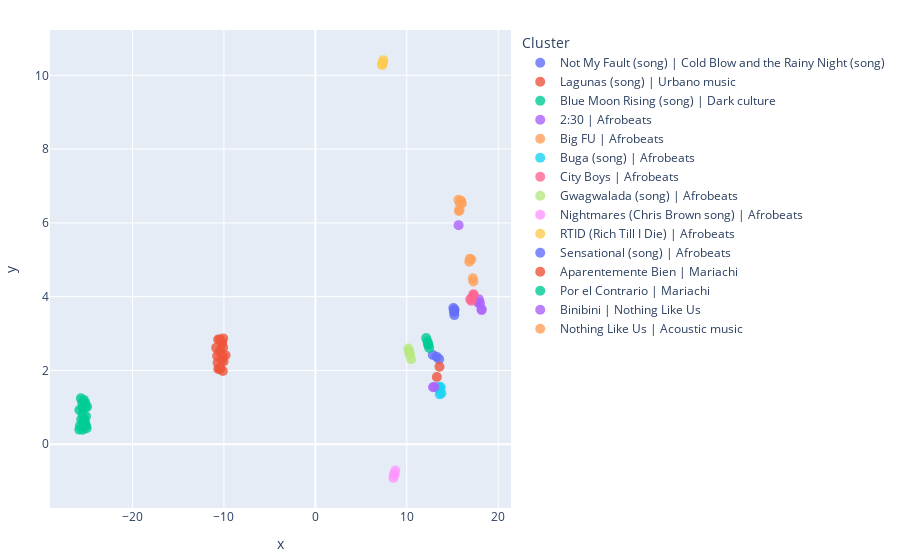

Notebook code cell kept with this figure:
### Code cell
querif.analyze.plot_clusters(querif.analyze.semantic_cluster_dbpedia(results))

### Figure 1 — Plotly figure (JSON) as saved in the notebook; plotly's stock layout.template omitted (floating-point values rounded to 4 significant figures)
{"data": [{"customdata": [["Songname: Cold Blow and the Rainy Night (song)<br>Genrelabel: English folk music", "Not My Fault (song) | Cold Blow and the Rainy Night (song)"], ["Songname: Not My Fault (song)<br>Genrelabel: Disco-pop", "Not My Fault (song) | Cold Blow and the Rainy Night (song)"], ["Songname: Not My Fault (song)<br>Genrelabel: Styles of pop music", "Not My Fault (song) | Cold Blow and the Rainy Night (song)"]], "hovertemplate": "%{customdata[0]}<extra></extra>", "legendgroup": "Not My Fault (song) | Cold Blow and the Rainy Night (song)", "marker": {"color": "#636efa", "opacity": 0.8, "size": 10, "symbol": "circle"}, "mode": "markers", "name": "Not My Fault (song) | Cold Blow and the Rainy Night (song)", "orientation": "v", "showlegend": true, "type": "scatter", "x": [12.85, 13.53, 13.26], "xaxis": "x", "y": [2.419, 2.306, 2.371], "yaxis": "y"}, {"customdata": [["Songname: Lagunas (song)<br>Genrelabel: Urbano music", "Lagunas (song) | Urbano music"], ["Songname: Lagunas (song)", "Lagunas (song) | Urbano music"]], "hovertemplate": "%{customdata[0]}<extra></extra>", "legendgroup": "Lagunas (song) | Urbano music", "marker": {"color": "#EF553B", "opacity": 0.8, "size": 10, "symbol": "circle"}, "mode": "markers", "name": "Lagunas (song) | Urbano music", "orientation": "v", "showlegend": true, "type": "scatter", "x": [13.29, 13.57], "xaxis": "x", "y": [1.822, 2.1], "yaxis": "y"}, {"customdata": [["Songname: Blue Moon Rising (song)<br>Genrelabel: Dark culture", "Blue Moon Rising (song) | Dark culture"], ["Songname: Blue Moon Rising (song)", "Blue Moon Rising (song) | Dark culture"], ["Songname: Blue Moon Rising (song)", "Blue Moon Rising (song) | Dark culture"], ["Songname: Blue Moon Rising (song)", "Blue Moon Rising (song) | Dark culture"], ["Songname: Blue Moon Rising (song)", "Blue Moon Rising (song) | Dark culture"]], "hovertemplate": "%{customdata[0]}<extra></extra>", "legendgroup": "Blue Moon Rising (song) | Dark culture", "marker": {"color": "#00cc96", "opacity": 0.8, "size": 10, "symbol": "circle"}, "mode": "markers", "name": "Blue Moon Rising (song) | Dark culture", "orientation": "v", "showlegend": true, "type": "scatter", "x": [12.45, 12.12, 12.35, 12.33, 12.25], "xaxis": "x", "y": [2.607, 2.881, 2.698, 2.714, 2.792], "yaxis": "y"}, {"customdata": [["Songname: 2:30<br>Genrelabel: Afrobeats", "2:30 | Afrobeats"], ["Songname: 2:30", "2:30 | Afrobeats"], ["Songname: 2:30<br>Genrelabel: Afrobeats", "2:30 | Afrobeats"], ["Songname: 2:30", "2:30 | Afrobeats"], ["Songname: 2:30", "2:30 | Afrobeats"]], "hovertemplate": "%{customdata[0]}<extra></extra>", "legendgroup": "2:30 | Afrobeats", "marker": {"color": "#ab63fa", "opacity": 0.8, "size": 10, "symbol": "circle"}, "mode": "markers", "name": "2:30 | Afrobeats", "orientation": "v", "showlegend": true, "type": "scatter", "x": [17.88, 18.17, 17.81, 18.0, 18.19], "xaxis": "x", "y": [3.932, 3.664, 3.839, 3.825, 3.636], "yaxis": "y"}, {"customdata": [["Songname: Big FU<br>Genrelabel: Afrobeats", "Big FU | Afrobeats"], ["Songname: Big FU", "Big FU | Afrobeats"], ["Songname: Big FU<br>Genrelabel: Afrobeats", "Big FU | Afrobeats"], ["Songname: Big FU", "Big FU | Afrobeats"], ["Songname: Big FU", "Big FU | Afrobeats"]], "hovertemplate": "%{customdata[0]}<extra></extra>", "legendgroup": "Big FU | Afrobeats", "marker": {"color": "#FFA15A", "opacity": 0.8, "size": 10, "symbol": "circle"}, "mode": "markers", "name": "Big FU | Afrobeats", "orientation": "v", "showlegend": true, "type": "scatter", "x": [17.27, 16.83, 17.22, 16.89, 17.06], "xaxis": "x", "y": [4.414, 4.948, 4.501, 5.026, 5.008], "yaxis": "y"}, {"customdata": [["Songname: Buga (song)<br>Genrelabel: Afrobeats", "Buga (song) | Afrobeats"], ["Songname: Buga (song)", "Buga (song) | Afrobeats"], ["Songname: Buga (song)<br>Genrelabel: Afrobeats", "Buga (song) | Afrobeats"], ["Songname: Buga (song)", "Buga (song) | Afrobeats"], ["Songname: Buga (song)", "Buga (song) | Afrobeats"]], "hovertemplate": "%{customdata[0]}<extra></extra>", "legendgroup": "Buga (song) | Afrobeats", "marker": {"color": "#19d3f3", "opacity": 0.8, "size": 10, "symbol": "circle"}, "mode": "markers", "name": "Buga (song) | Afrobeats", "orientation": "v", "showlegend": true, "type": "scatter", "x": [13.57, 13.48, 13.72, 13.78, 13.6], "xaxis": "x", "y": [1.557, 1.507, 1.543, 1.383, 1.352], "yaxis": "y"}, {"customdata": [["Songname: City Boys<br>Genrelabel: Afrobeats", "City Boys | Afrobeats"], ["Songname: City Boys", "City Boys | Afrobeats"], ["Songname: City Boys<br>Genrelabel: Afrobeats", "City Boys | Afrobeats"], ["Songname: City Boys", "City Boys | Afrobeats"], ["Songname: City Boys", "City Boys | Afrobeats"]], "hovertemplate": "%{customdata[0]}<extra></extra>", "legendgroup": "City Boys | Afrobeats", "marker": {"color": "#FF6692", "opacity": 0.8, "size": 10, "symbol": "circle"}, "mode": "markers", "name": "City Boys | Afrobeats", "orientation": "v", "showlegend": true, "type": "scatter", "x": [17.28, 17.06, 17.29, 16.93, 17.13], "xaxis": "x", "y": [4.048, 3.887, 4.067, 3.928, 3.971], "yaxis": "y"}, {"customdata": [["Songname: Gwagwalada (song)<br>Genrelabel: Afrobeats", "Gwagwalada (song) | Afrobeats"], ["Songname: Gwagwalada (song)", "Gwagwalada (song) | Afrobeats"], ["Songname: Gwagwalada (song)<br>Genrelabel: Afrobeats", "Gwagwalada (song) | Afrobeats"], ["Songname: Gwagwalada (song)", "Gwagwalada (song) | Afrobeats"], ["Songname: Gwagwalada (song)", "Gwagwalada (song) | Afrobeats"]], "hovertemplate": "%{customdata[0]}<extra></extra>", "legendgroup": "Gwagwalada (song) | Afrobeats", "marker": {"color": "#B6E880", "opacity": 0.8, "size": 10, "symbol": "circle"}, "mode": "markers", "name": "Gwagwalada (song) | Afrobeats", "orientation": "v", "showlegend": true, "type": "scatter", "x": [10.24, 10.29, 10.48, 10.16, 10.32], "xaxis": "x", "y": [2.531, 2.467, 2.303, 2.594, 2.428], "yaxis": "y"}, {"customdata": [["Songname: Nightmares (Chris Brown song)<br>Genrelabel: Afrobeats", "Nightmares (Chris Brown song) | Afrobeats"], ["Songname: Nightmares (Chris Brown song)", "Nightmares (Chris Brown song) | Afrobeats"], ["Songname: Nightmares (Chris Brown song)<br>Genrelabel: Afrobeats", "Nightmares (Chris Brown song) | Afrobeats"], ["Songname: Nightmares (Chris Brown song)", "Nightmares (Chris Brown song) | Afrobeats"], ["Songname: Nightmares (Chris Brown song)", "Nightmares (Chris Brown song) | Afrobeats"]], "hovertemplate": "%{customdata[0]}<extra></extra>", "legendgroup": "Nightmares (Chris Brown song) | Afrobeats", "marker": {"color": "#FF97FF", "opacity": 0.8, "size": 10, "symbol": "circle"}, "mode": "markers", "name": "Nightmares (Chris Brown song) | Afrobeats", "orientation": "v", "showlegend": true, "type": "scatter", "x": [8.632, 8.537, 8.738, 8.608, 8.637], "xaxis": "x", "y": [-0.817, -0.9116, -0.7128, -0.8399, -0.8114], "yaxis": "y"}, {"customdata": [["Songname: RTID (Rich Till I Die)<br>Genrelabel: Afrobeats", "RTID (Rich Till I Die) | Afrobeats"], ["Songname: RTID (Rich Till I Die)", "RTID (Rich Till I Die) | Afrobeats"], ["Songname: RTID (Rich Till I Die)<br>Genrelabel: Afrobeats", "RTID (Rich Till I Die) | Afrobeats"], ["Songname: RTID (Rich Till I Die)", "RTID (Rich Till I Die) | Afrobeats"], ["Songname: RTID (Rich Till I Die)", "RTID (Rich Till I Die) | Afrobeats"]], "hovertemplate": "%{customdata[0]}<extra></extra>", "legendgroup": "RTID (Rich Till I Die) | Afrobeats", "marker": {"color": "#FECB52", "opacity": 0.8, "size": 10, "symbol": "circle"}, "mode": "markers", "name": "RTID (Rich Till I Die) | Afrobeats", "orientation": "v", "showlegend": true, "type": "scatter", "x": [7.305, 7.357, 7.318, 7.378, 7.433], "xaxis": "x", "y": [10.28, 10.34, 10.3, 10.36, 10.41], "yaxis": "y"}, {"customdata": [["Songname: Sensational (song)<br>Genrelabel: Afrobeats", "Sensational (song) | Afrobeats"], ["Songname: Sensational (song)", "Sensational (song) | Afrobeats"], ["Songname: Sensational (song)<br>Genrelabel: Afrobeats", "Sensational (song) | Afrobeats"], ["Songname: Sensational (song)", "Sensational (song) | Afrobeats"], ["Songname: Sensational (song)", "Sensational (song) | Afrobeats"]], "hovertemplate": "%{customdata[0]}<extra></extra>", "legendgroup": "Sensational (song) | Afrobeats", "marker": {"color": "#636efa", "opacity": 0.8, "size": 10, "symbol": "circle"}, "mode": "markers", "name": "Sensational (song) | Afrobeats", "orientation": "v", "showlegend": true, "type": "scatter", "x": [15.09, 15.2, 15.22, 15.15, 15.19], "xaxis": "x", "y": [3.695, 3.501, 3.649, 3.584, 3.611], "yaxis": "y"}, {"customdata": [["Songname: Aparentemente Bien<br>Genrelabel: Mariachi", "Aparentemente Bien | Mariachi"], ["Songname: Aparentemente Bien", "Aparentemente Bien | Mariachi"], ["Songname: Aparentemente Bien", "Aparentemente Bien | Mariachi"], ["Songname: Aparentemente Bien", "Aparentemente Bien | Mariachi"], ["Songname: Aparentemente Bien", "Aparentemente Bien | Mariachi"], ["Songname: Aparentemente Bien", "Aparentemente Bien | Mariachi"], ["Songname: Aparentemente Bien", "Aparentemente Bien | Mariachi"], ["Songname: Aparentemente Bien", "Aparentemente Bien | Mariachi"], ["Songname: Aparentemente Bien<br>Genrelabel: Mariachi", "Aparentemente Bien | Mariachi"], ["Songname: Aparentemente Bien", "Aparentemente Bien | Mariachi"], ["Songname: Aparentemente Bien", "Aparentemente Bien | Mariachi"], ["Songname: Aparentemente Bien", "Aparentemente Bien | Mariachi"], ["Songname: Aparentemente Bien", "Aparentemente Bien | Mariachi"], ["Songname: Aparentemente Bien", "Aparentemente Bien | Mariachi"], ["Songname: Aparentemente Bien", "Aparentemente Bien | Mariachi"], ["Songname: Aparentemente Bien", "Aparentemente Bien | Mariachi"], ["Songname: Aparentemente Bien", "Aparentemente Bien | Mariachi"], ["Songname: Aparentemente Bien", "Aparentemente Bien | Mariachi"], ["Songname: Aparentemente Bien", "Aparentemente Bien | Mariachi"], ["Songname: Aparentemente Bien", "Aparentemente Bien | Mariachi"]], "hovertemplate": "%{customdata[0]}<extra></extra>", "legendgroup": "Aparentemente Bien | Mariachi", "marker": {"color": "#EF553B", "opacity": 0.8, "size": 10, "symbol": "circle"}, "mode": "markers", "name": "Aparentemente Bien | Mariachi", "orientation": "v", "showlegend": true, "type": "scatter", "x": [-10.04, -10.26, -10.19, -10.12, -10.4, -10.75, -10.12, -10.49, -10.2, -10.08, -10.63, -10.45, -10.08, -10.22, -10.45, -10.62, -10.69, -10.42, -10.85, -9.826], "xaxis": "x", "y": [2.243, 2.269, 2.385, 2.369, 2.54, 2.394, 1.986, 2.511, 2.732, 2.869, 2.837, 2.83, 2.621, 2.78, 2.042, 2.041, 2.21, 2.068, 2.612, 2.414], "yaxis": "y"}, {"customdata": [["Songname: Por el Contrario<br>Genrelabel: Mariachi", "Por el Contrario | Mariachi"], ["Songname: Por el Contrario", "Por el Contrario | Mariachi"], ["Songname: Por el Contrario", "Por el Contrario | Mariachi"], ["Songname: Por el Contrario", "Por el Contrario | Mariachi"], ["Songname: Por el Contrario", "Por el Contrario | Mariachi"], ["Songname: Por el Contrario", "Por el Contrario | Mariachi"], ["Songname: Por el Contrario", "Por el Contrario | Mariachi"], ["Songname: Por el Contrario", "Por el Contrario | Mariachi"], ["Songname: Por el Contrario<br>Genrelabel: Mariachi", "Por el Contrario | Mariachi"], ["Songname: Por el Contrario", "Por el Contrario | Mariachi"], ["Songname: Por el Contrario", "Por el Contrario | Mariachi"], ["Songname: Por el Contrario", "Por el Contrario | Mariachi"], ["Songname: Por el Contrario", "Por el Contrario | Mariachi"], ["Songname: Por el Contrario", "Por el Contrario | Mariachi"], ["Songname: Por el Contrario", "Por el Contrario | Mariachi"], ["Songname: Por el Contrario", "Por el Contrario | Mariachi"], ["Songname: Por el Contrario", "Por el Contrario | Mariachi"], ["Songname: Por el Contrario", "Por el Contrario | Mariachi"], ["Songname: Por el Contrario", "Por el Contrario | Mariachi"], ["Songname: Por el Contrario", "Por el Contrario | Mariachi"]], "hovertemplate": "%{customdata[0]}<extra></extra>", "legendgroup": "Por el Contrario | Mariachi", "marker": {"color": "#00cc96", "opacity": 0.8, "size": 10, "symbol": "circle"}, "mode": "markers", "name": "Por el Contrario | Mariachi", "orientation": "v", "showlegend": true, "type": "scatter", "x": [-25.15, -25.08, -25.61, -25.32, -25.17, -25.24, -25.81, -25.41, -25.01, -25.46, -25.74, -25.16, -25.45, -25.38, -25.07, -25.45, -25.5, -25.64, -25.82, -24.97], "xaxis": "x", "y": [0.552, 0.7558, 0.6716, 1.202, 0.9946, 0.662, 0.9268, 1.03, 0.4331, 0.975, 0.4971, 1.12, 0.3913, 0.5926, 0.4945, 0.8017, 1.128, 1.244, 0.3959, 1.017], "yaxis": "y"}, {"customdata": [["Songname: Binibini<br>Genrelabel: Music of the Philippines", "Binibini | Nothing Like Us"], ["Songname: Binibini<br>Genrelabel: Musique philippine", "Binibini | Nothing Like Us"], ["Songname: Nothing Like Us<br>Genrelabel: Musique acoustique", "Binibini | Nothing Like Us"]], "hovertemplate": "%{customdata[0]}<extra></extra>", "legendgroup": "Binibini | Nothing Like Us", "marker": {"color": "#ab63fa", "opacity": 0.8, "size": 10, "symbol": "circle"}, "mode": "markers", "name": "Binibini | Nothing Like Us", "orientation": "v", "showlegend": true, "type": "scatter", "x": [13.0, 12.86, 15.66], "xaxis": "x", "y": [1.557, 1.545, 5.94], "yaxis": "y"}, {"customdata": [["Songname: Nothing Like Us<br>Genrelabel: Acoustic music", "Nothing Like Us | Acoustic music"], ["Songname: Nothing Like Us", "Nothing Like Us | Acoustic music"], ["Songname: Nothing Like Us", "Nothing Like Us | Acoustic music"], ["Songname: Nothing Like Us", "Nothing Like Us | Acoustic music"], ["Songname: Nothing Like Us", "Nothing Like Us | Acoustic music"], ["Songname: Nothing Like Us", "Nothing Like Us | Acoustic music"], ["Songname: Nothing Like Us", "Nothing Like Us | Acoustic music"]], "hovertemplate": "%{customdata[0]}<extra></extra>", "legendgroup": "Nothing Like Us | Acoustic music", "marker": {"color": "#FFA15A", "opacity": 0.8, "size": 10, "symbol": "circle"}, "mode": "markers", "name": "Nothing Like Us | Acoustic music", "orientation": "v", "showlegend": true, "type": "scatter", "x": [15.69, 15.77, 16.01, 15.8, 15.94, 15.89, 15.64], "xaxis": "x", "y": [6.326, 6.346, 6.527, 6.526, 6.595, 6.586, 6.63], "yaxis": "y"}], "layout": {"legend": {"title": {"text": "Cluster"}, "tracegroupgap": 0}, "margin": {"b": 10, "l": 10, "r": 10, "t": 30}, "xaxis": {"anchor": "y", "domain": [0, 1], "title": {"text": "x"}}, "yaxis": {"anchor": "x", "domain": [0, 1], "title": {"text": "y"}}}}
